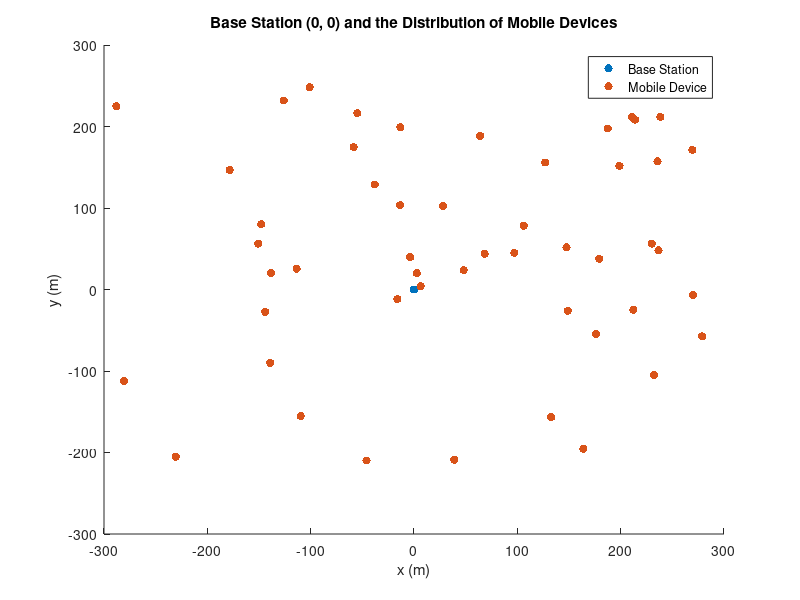
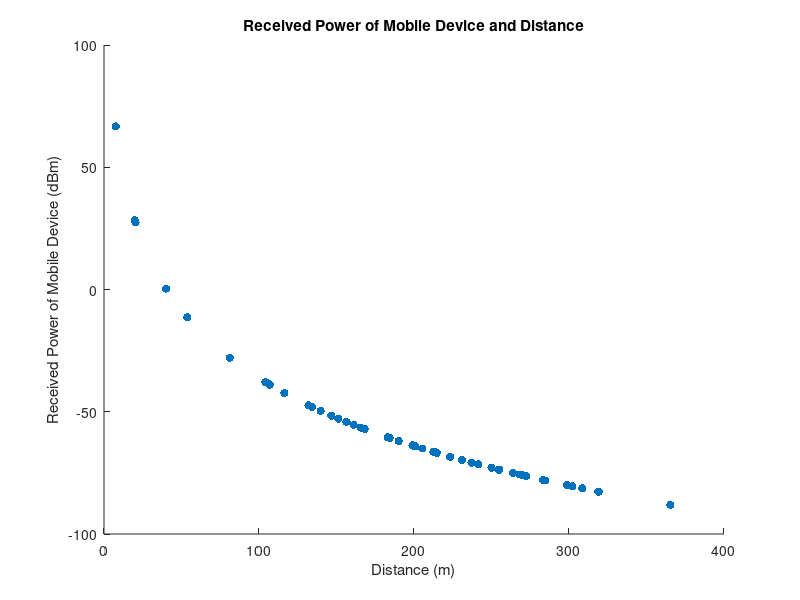

These charts were generated, in order, by the following MATLAB code: (Note: this script raises an error after producing the figures.)
clear all;
clc;

%% Task 1. Downlink
n_base_station = 19; % Number of base stations
temperature = 27 + 273.15; % Temperature in Kelvin
isd = 500; % Inter-site Distance
bandwidth = 10e6; % Channel Bandwidth
power_base_station = 33; % Power of base station in dBm
power_mobile = 23; % Power of mobile device in dBm
gain_transmitter = 14; % Transmitter gain in dB
gain_receiver = 14; % Receiver gain in dB
height_base_station = 1.5 + 50; % Height of each base station
height_mobile = 1.5; % Height of Mobile Device
rng default

n_mobile_device = 50; % Number of mobile devices in the CBS
CBS = [0, 0]; % Location of Central Base Station
location_mobile_device_x = 500/sqrt(3) * 2 * (rand(n_mobile_device, 1) - 0.5);
location_mobile_device_y = 250 * 2 * (rand(n_mobile_device, 1) - 0.5);

% Scatter: BS and mobile devices
hold on
scatter(0, 0, 'red', 'filled')
scatter(location_mobile_device_x, location_mobile_device_y, 'blue', 'filled')
hold off
xlabel("x (m)")
ylabel("y (m)")
title("Base Station (0, 0) and the Distribution of Mobile Devices")
legend('Base Station', 'Mobile Device')

% For computing the received power
dist_mobile_device = zeros(n_mobile_device, 1);
path_loss = zeros(n_mobile_device, 1);
power_received_mobile = zeros(n_mobile_device, 1);

for i = 1:n_mobile_device
    dist_mobile_device(i) = sqrt((location_mobile_device_x(i))^2 + (location_mobile_device_y(i))^2);
    path_loss(i) = (height_base_station * height_mobile)^2 / (dist_mobile_device(i))^4;
    power_received_mobile(i) = power_base_station + gain_transmitter + 10*log(path_loss(i)) + gain_receiver;
end

figure;
scatter(dist_mobile_device, power_received_mobile, 'filled')
xlabel("Distance (m)")
ylabel("Received Power of Mobile Device (dBm)")
title("Received Power of Mobile Device and Distance")

% For Calculating SINR
power_thermal = physconst("Boltzmann") * temperature * bandwidth;
path_loss_near1 = zeros(n_mobile_device, 1);
path_loss_D1 = zeros(n_mobile_device, 1);
path_loss_far1 = zeros(n_mobile_device, 1);
path_loss_nearsq3 = zeros(n_mobile_device, 1);
path_loss_Dsq3 = zeros(n_mobile_device, 1);
path_loss_farsq3 = zeros(n_mobile_device, 1);
path_loss_near2 = zeros(n_mobile_device, 1);
path_loss_D2 = zeros(n_mobile_device, 1);
path_loss_far2 = zeros(n_mobile_device, 1);
interference_mobile = zeros(n_mobile_device, 1);
SINR_mobile = zeros(n_mobile_device, 1);

for i = 1:n_mobile_device
    path_loss_near1(i) = (height_base_station * height_mobile)^2 / (isd - dist_mobile_device(i))^4;
    path_loss_D1(i) = (height_base_station * height_mobile)^2 / (isd)^4;
    path_loss_far1(i) = (height_base_station * height_mobile)^2 / (isd + dist_mobile_device(i))^4;
    path_loss_nearsq3(i) = (height_base_station * height_mobile)^2 / (isd * sqrt(3) - dist_mobile_device(i))^4;
    path_loss_Dsq3(i) = (height_base_station * height_mobile)^2 / (isd * sqrt(3))^4;
    path_loss_farsq3(i) = (height_base_station * height_mobile)^2 / (isd * sqrt(3) + dist_mobile_device(i))^4;
    path_loss_near2(i) = (height_base_station * height_mobile)^2 / (isd * 2- dist_mobile_device(i))^4;
    path_loss_D2(i) = (height_base_station * height_mobile)^2 / (isd * 2)^4;
    path_loss_far2(i) = (height_base_station * height_mobile)^2 / (isd * 2+ dist_mobile_device(i))^4;
    interference_mobile(i) = 2 * (10^((power_base_station + gain_transmitter + 10*log(path_loss_near1(i)) + gain_receiver)/10) + ...
        10^((power_base_station + gain_transmitter + 10*log(path_loss_D1(i)) + gain_receiver)/10) + ...
        10^((power_base_station + gain_transmitter + 10*log(path_loss_far1(i)) + gain_receiver)/10) + ...
        10^((power_base_station + gain_transmitter + 10*log(path_loss_nearsq3(i)) + gain_receiver)/10) + ...
        10^((power_base_station + gain_transmitter + 10*log(path_loss_Dsq3(i)) + gain_receiver)/10) + ...
        10^((power_base_station + gain_transmitter + 10*log(path_loss_farsq3(i)) + gain_receiver)/10) + ...
        10^((power_base_station + gain_transmitter + 10*log(path_loss_near2(i)) + gain_receiver)/10) + ...
        10^((power_base_station + gain_transmitter + 10*log(path_loss_D2(i)) + gain_receiver)/10) + ...
        10^((power_base_station + gain_transmitter + 10*log(path_loss_far2(i)) + gain_receiver)/10));
    SINR_mobile(i) = power_received_mobile(i) - 10*log((power_thermal/1e-3) + interference_mobile(i));
end

figure;
scatter(dist_mobile_device, SINR_mobile, 'filled')
xlabel("Distance (m)")
ylabel("SINR of Mobile Device(dB)")
title("SINR of Mobile Device and Distance")

%% Task 2. Uplink

% Scatter: BS and mobile devices
figure;
hold on
scatter(0, 0, 'red', 'filled')
scatter(location_mobile_device_x, location_mobile_device_y, 'blue', 'filled')
hold off
xlabel("x (m)")
ylabel("y (m)")
title("Base Station (0, 0) and the Distribution of Mobile Devices")
legend('Base Station', 'Mobile Device')

% For calculating the received power
power_received_bs = zeros(n_mobile_device, 1);

for i = 1:n_mobile_device
    power_received_bs(i) = power_mobile + gain_transmitter + 10*log(path_loss(i)) + gain_receiver;
end

figure;
scatter(dist_mobile_device, power_received_bs, 'filled')
xlabel("Distance (m)")
ylabel("Received Power of Base Station (dBm)")
title("Received Power of Base Station and Distance")

% For calculating SINR
SINR_bs = zeros(n_mobile_device, 1);
power_to_bs = 0;

for i = 1:n_mobile_device
    power_to_bs = power_to_bs + 10^(power_received_bs(i)/10);
end

for i = 1:n_mobile_device
    SINR_bs(i) = power_received_bs(i) - 10*log((power_thermal/1e-3) + power_to_bs - 10^(power_received_bs(i)/10));
end

figure;
scatter(dist_mobile_device, SINR_bs, 'filled')
xlabel("Distance (m)")
ylabel("SINR of Base Station(dB)")
title("SINR of Base Station and Distance")
